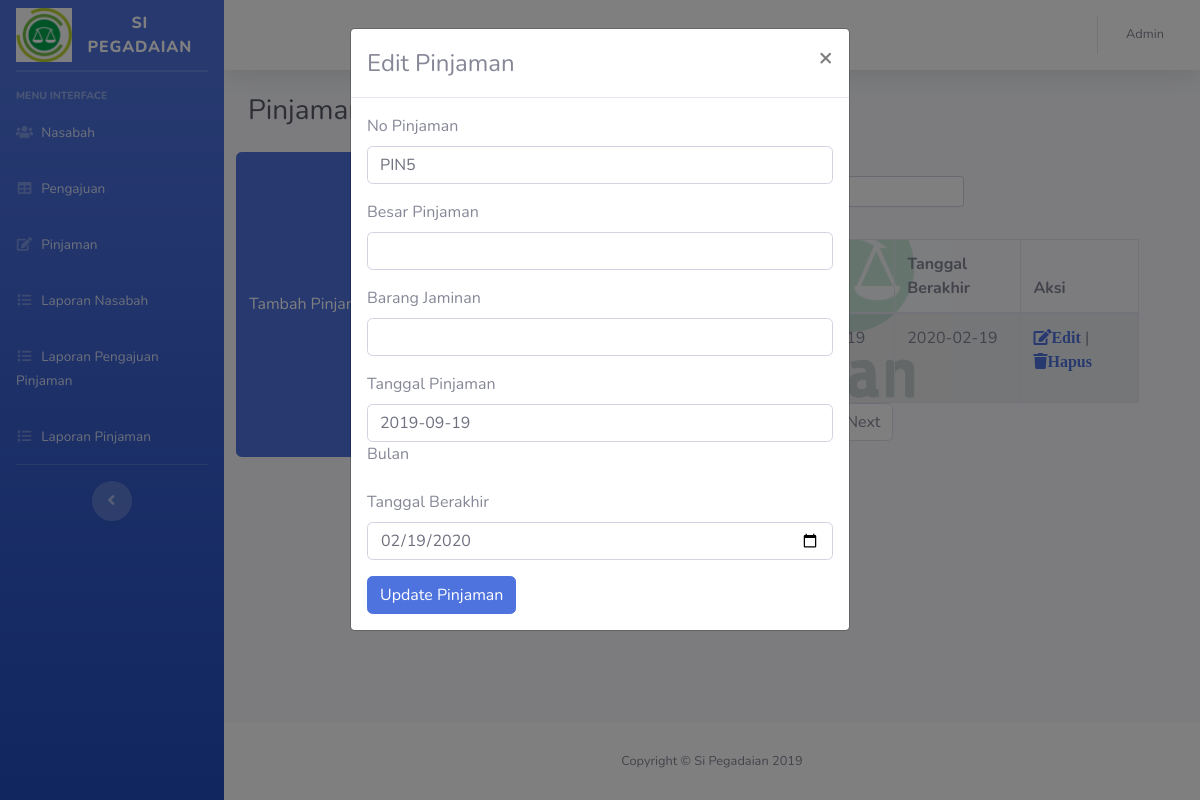
Screenshot of /admin/pinjaman.php?func=editPinjaman&tabel=pinjaman&key=nopinjaman&nopinjaman=PIN5 with the database file from the repository.
### tables this page shows
CREATE TABLE `pinjaman` (
  `nopinjaman` varchar(16) NOT NULL,
  `tanggalpinjaman` date NOT NULL,
  `tanggalberakhir` date NOT NULL,
  `status` varchar(25) NOT NULL DEFAULT 'Tidak Diterima'
);

### function.php (called while the page is built, shortened)
<?php
function tampilData($tabel, $key = null){
    if (!$key == null) {
        $query = "SELECT *, sum($key) as total FROM $tabel";
        $mysqli = Database::getInstance()->getConnection();
        $result = $mysqli->query($query);
        while($d=mysqli_fetch_array($result)){
            $data[] =$d;
        }
    }else{
        $query = "SELECT * FROM $tabel";
        $mysqli = Database::getInstance()->getConnection();
        $result = $mysqli->query($query);
        while($d=mysqli_fetch_array($result)){
            $data[] =$d;
        }
    }
    return $data ?? '';
}
function ambilData($tabel,$key,$id){
    $query = "SELECT * FROM $tabel where $key = '$id'";
    $mysqli = Database::getInstance()->getConnection();
    $result = $mysqli->query($query);
    while($d=mysqli_fetch_array($result)){
        $data[] =$d;
    }
    return $data ?? '';
}
function cekData($tabel){
    $query = "SELECT * FROM $tabel";
    $mysqli = Database::getInstance()->getConnection();
    $result = $mysqli->query($query);
    if ($result->num_rows == 0) {
        return true;
    }else {
        return false;
    }
}
?>

### admin/pinjaman.php (the view, shortened to what this page needs)
<?php
include '../function.php';
?>
<!DOCTYPE html>
<html lang="en">
<head>
  <link href="../assets/css/all.min.css" rel="stylesheet" type="text/css">
  <link href="../assets/css/sb-admin-2.min.css" rel="stylesheet">
</head>
<body id="page-top">
  <div id="wrapper">
    <ul class="navbar-nav bg-gradient-primary sidebar sidebar-dark accordion" id="accordionSidebar">
      <a class="sidebar-brand d-flex align-items-center justify-content-center" href="index.html">
        <div class="sidebar-brand-icon">
          <img src="img/pegadaian.png" class="img-fluid ${3|rounded-top,rounded-right,rounded-bottom,rounded-left,rounded-circle,|}" alt="">
        </div>
        <div class="sidebar-brand-text mx-3">SI Pegadaian</div>
      </a>
      <hr class="sidebar-divider my-0">
      <hr class="sidebar-divider">
      <div class="sidebar-heading">
        Menu Interface
      </div>
      <li class="nav-item">
        <a class="nav-link" href="controller.php?hal=nasabah">
          <i class="fas fa-fw fa-users"></i>
          <span>Nasabah</span></a>
      </li>
      <li class="nav-item">
        <a class="nav-link" href="controller.php?hal=pengajuan_pinjaman">
          <i class="fas fa-fw fa-table"></i>
          <span>Pengajuan</span></a>
      </li>
      <li class="nav-item">
        <a class="nav-link" href="controller.php?hal=pinjaman">
          <i class="fas fa-fw fa-edit"></i>
          <span>Pinjaman</span></a>
      </li>
      <li class="nav-item">
        <a class="nav-link" href="controller.php?hal=laporan_nasabah" target="_blank">
          <i class="fas fa-fw fa-list"></i>
          <span>Laporan Nasabah</span></a>
      </li>
      <li class="nav-item">
        <a class="nav-link" href="controller.php?hal=laporan_pengajuan_pinjaman" target="_blank">
          <i class="fas fa-fw fa-list"></i>
          <span>Laporan Pengajuan Pinjaman</span></a>
      </li>
      <li class="nav-item">
        <a class="nav-link" href="controller.php?hal=laporan_pinjaman" target="_blank">
          <i class="fas fa-fw fa-list"></i>
          <span>Laporan Pinjaman</span></a>
      </li>
      <hr class="sidebar-divider d-none d-md-block">
      <div class="text-center d-none d-md-inline">
        <button class="rounded-circle border-0" id="sidebarToggle"></button>
      </div>
    </ul>
    <div id="content-wrapper" class="d-flex flex-column">
      <div id="content">
        <nav class="navbar navbar-expand navbar-light bg-white topbar mb-4 static-top shadow">
          <ul class="navbar-nav ml-auto">
            <li class="nav-item dropdown no-arrow">
              <a class="nav-link dropdown-toggle" href="#" id="userDropdown" role="button" data-toggle="dropdown" aria-haspopup="true" aria-expanded="false">
                <span class="mr-2 d-none d-lg-inline text-gray-600 small">Admin</span>
              </a>
            </li>
          </ul>
        </nav>
        <div class="container-fluid">
          <div class="d-sm-flex align-items-center justify-content-between mb-4">
            <h1 class="h3 mb-0 text-gray-800">Pinjaman</h1>
          </div>
          <div class="row">
          <button type="button" class="btn btn-primary" data-toggle="modal" data-target="#tambahPinjaman">Tambah Pinjaman
          </button>
            <table id="pinjaman" class="table table-striped table-bordered bg" style="width:100%">
              <thead>
                  <tr>
                      <th>No</th>
                      <th>No Pinjaman</th>
                      <th>Besar Pinjaman</th>
                      <th>Barang Jaminan</th>
                      <th>Tanggal Pinjaman</th>
                      <th>Tanggal Berakhir</th>
                      <th>Aksi</th>
                  </tr>
              </thead>
              <tbody>
              <?php
              if (cekData("pinjaman") == true) {
              }else {
                $no = 1;
                foreach (tampilData("pinjaman") as $d) {
                  ?>
                    <tr>
                        <td><?= $no++ ?></td>
                        <td><?= $d['nopinjaman']; ?></td>
                        <td><?= $d['tanggalpinjaman']; ?></td>
                        <td><?= $d['tanggalberakhir']; ?></td>
                        <td><a href="pinjaman.php?func=editPinjaman&tabel=pinjaman&key=nopinjaman&nopinjaman=<?=$d['nopinjaman']; ?>" type="button" class="fa fa-edit" id="edit">Edit</a> | <a href="pinjaman.php?func=hapusDataPinjaman&tabel=pinjaman&key=nopinjaman&nopinjaman=<?=$d['nopinjaman']; ?>" class="fa fa-trash">Hapus</a></td>
                    </tr>
                <?php
                  }
                ?>
              <?php
              }
              ?>
              </tbody>
            </table>
          </div>
        </div>
      </div>
      <footer class="sticky-footer bg-white">
        <div class="container my-auto">
          <div class="copyright text-center my-auto">
            <span>Copyright &copy; Si Pegadaian 2019</span>
          </div>
        </div>
      </footer>
    </div>
  </div>
<div class="modal" id="myModal">
  <div class="modal-dialog">
    <div class="modal-content">
      <div class="modal-header">
        <h4 class="modal-title">Edit Pinjaman</h4>
        <button type="button" class="close" data-dismiss="modal">&times;</button>
      </div>
      <div class="modal-body">
        <form action="../function.php?func=updatePengajuan" method="GET">
        <?php
        foreach (ambilData($_GET['tabel'],$_GET['key'],$_GET['nopinjaman']) as $data) {
                  ?>
                <?php
                  }
                ?>
          <div class="form-group">
            <label for="nopinjaman">No Pinjaman</label>
            <input type="text" class="form-control" name="nopinjaman" value="<?= $data['nopinjaman'];?>">
          </div>
          <div class="form-group">
            <label for="besarpinjaman">Besar Pinjaman</label>
            <input class="form-control" name="besarpinjaman" id="besarpinjaman" value="<?= $data['besarpinjaman'];?>">
          </div>
          <div class="form-group">
            <label for="barangjaminan">Barang Jaminan</label>
            <input type="text" class="form-control" name="barangjaminan" value="<?= $data['barangjaminan'];?>">
          </div>
          <div class="form-group">
            <label for="tanggalpinjaman">Tanggal Pinjaman</label>
            <input type="input" class="form-control" name="tanggalpinjaman" value="<?= $data['tanggalpinjaman'];?>">
            <label for="tanggalpinjaman">Bulan</label>
          </div>
          <div class="form-group">
            <label for="tanggalberakhir">Tanggal Berakhir</label>
            <input type="date" class="form-control" name="tanggalberakhir" value="<?= $data['tanggalberakhir'];?>">
          </div>
          <button type="submit" class="btn btn-primary" name="func" value="updatePinjaman">Update Pinjaman</button>
        </form>
      </div>
    </div>
  </div>
</div>
</body>
</html>

### admin/pinjaman.php (style rules this page uses)
.bg { background-image: url("img/body.png"); height: 100%; background-position: center; background-repeat: no-repeat; background-size: 50%; }

### rows the page displays
pinjaman: tanggalberakhir "2020-02-19", nopinjaman "PIN5", tanggalpinjaman "2019-09-19", tanggalberakhir "02/19/2020"
